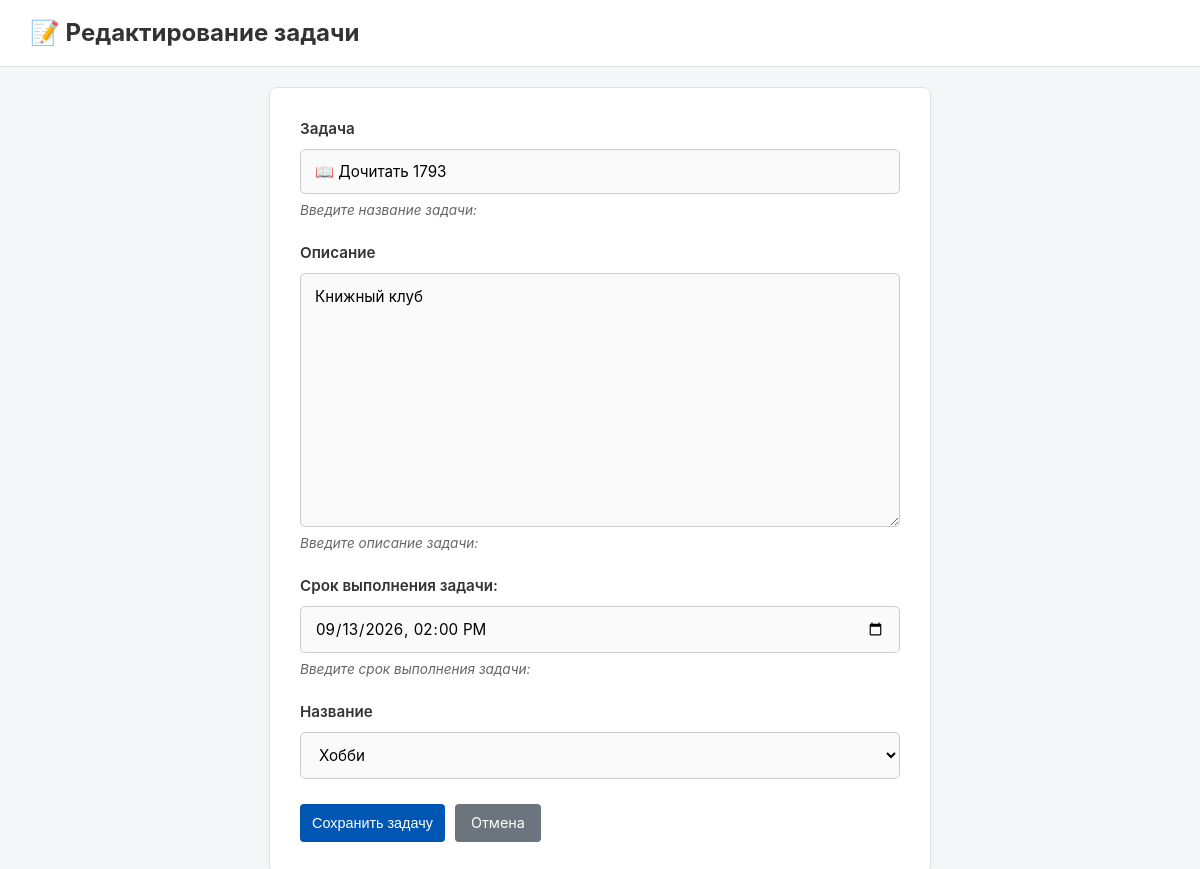
Screenshot of /task/3/edit/ with the database file from the repository.
### todoapp/models.py (models this page shows, shortened)
class Task(models.Model):
    title = models.CharField(
        max_length=200,
        verbose_name="Задача",
        help_text="Введите название задачи:"
    )
    description = models.TextField(
        max_length=500,
        verbose_name="Описание",
        help_text="Введите описание задачи:"
    )
    created_date = models.DateTimeField(
        auto_now_add=True,
        verbose_name="Дата создания задачи:",
        help_text="Введите дату создания задачи:"
    )
    due_date = models.DateTimeField(
        null=True,
        blank=True,
        verbose_name="Срок выполнения задачи:",
        help_text="Введите срок выполнения задачи:"
    )
    is_completed = models.BooleanField(
        default=False,
        verbose_name="Выполнено",
    )
    category_task = models.ForeignKey(
        Category,
        on_delete = models.SET_NULL,
        null=True,
        blank=True,
        verbose_name="Название",
        related_name="tasks", #category.tasks.all
    )
    class Meta:
        verbose_name="Задача"
        verbose_name_plural="Задачи"
        ordering=['is_completed', '-created_date']

### todoapp/views.py (the view, shortened to what this page needs)
# urls.py: path('task/<int:pk>/edit/', views.TaskUpdateView.as_view(), name='task_edit'),
class TaskUpdateView(UpdateView):
    model = Task
    form_class = TaskForm
    template_name = "task_form.html"
    def get_context_data(self, **kwargs):
        context = super().get_context_data(**kwargs)
        context['title'] = f"Редактирование: {self.object.title}"
        context['categories'] = Category.objects.all()
        return context

### todoapp/forms.py
class TaskForm(forms.ModelForm):
    class Meta:
        model = Task
        fields = ['title', 'description', 'due_date', 'category_task']
        widgets = {
            'due_date': forms.DateTimeInput(attrs={'type': 'datetime-local'}),
        }

### todoapp/models.py (called while the page is built)
    def __str__(self):
        return self.name

### templates/task_form.html (shortened to what this page needs)
<!DOCTYPE html>
<html lang="ru">
<head>
    <link rel="stylesheet" href="/static/styles.css">
</head>
<body>
    <div class="header-bar">
        <h2>
            {% if form.instance.pk %}📝 Редактирование задачи{% else %}✨ Создание новой задачи{% endif %}
        </h2>
    </div>
    <div class="main-layout">
        <div class="content-area">
            <div class="form-container">
                <form method="post" novalidate>
                    {% for field in form %}
                        <div class="form-group">
                            <label for="{{ field.id_for_label }}">{{ field.label }}</label>
                            {{ field }}
                            {% if field.help_text %}
                                <small class="help-text">{{ field.help_text }}</small>
                            {% endif %}
                        </div>
                    {% endfor %}
                    <div class="btn-group" style="margin-top: 25px;">
                        <button type="submit" class="btn btn-primary" style="border: none; cursor: pointer; font-weight: 500;">
                            Сохранить задачу
                        </button>
                        <a href="{% url 'todo:index' %}" class="btn btn-secondary">
                            Отмена
                        </a>
                    </div>
                </form>
            </div>
        </div>
    </div>
</body>
</html>

### todoapp/static/styles.css (style rules this page uses)
body { font-family: -apple-system, BlinkMacSystemFont, "Segoe UI", Roboto, Helvetica, Arial, sans-serif; background-color: #f5f6f8; color: #333333; margin: 0; padding: 0; line-height: 1.5; }
.header-bar { background-color: #ffffff; padding: 15px 30px; border-bottom: 1px solid #e0e0e0; margin-bottom: 20px; }
.header-bar h2 { margin: 0; }
.main-layout { display: flex; max-width: 1200px; margin: 0 auto; padding: 0 20px; gap: 20px; }
.content-area { flex-grow: 1; }
.btn-group { display: flex; gap: 10px; }
.btn { padding: 8px 16px; text-decoration: none; border-radius: 4px; font-size: 0.9em; display: inline-block; }
.btn-primary { background-color: #0056b3; color: white; padding: 8px 12px; }
.btn-secondary { background-color: #6c757d; color: white; }
.form-container { background: #ffffff; padding: 30px; border: 1px solid #e0e0e0; border-radius: 8px; box-shadow: 0 4px 6px rgba(0, 0, 0, 0.02); max-width: 600px; margin: 0 auto; }
.form-group { display: flex; flex-direction: column; margin-bottom: 22px; }
.form-group label { font-weight: 600; font-size: 0.95em; color: #333333; margin-bottom: 8px; }
.form-group input[type="text"], .form-group textarea, .form-group select, .form-group input[type="datetime-local"] { width: 100%; padding: 12px 14px; border: 1px solid #cccccc; border-radius: 5px; box-sizing: border-box; font-family: inherit; font-size: 0.95em; background-color: #fafafa; transition: border-color 0.2s, box-shadow 0.2s; }
.form-group textarea { resize: vertical; min-height: 120px; line-height: 1.5; }
.help-text { display: block; font-size: 0.85em; color: #666666; margin-top: 6px; font-style: italic; }

### rows the page displays
Task: form "📖 Дочитать 1793" "Книжный клуб" "09/13/2026 14:00" "Хобби"

### other values shown
{{ field.label }} "Задача" "Описание" "Срок выполнения задачи:" "Название"
{{ field.help_text }} "Введите название задачи:" "Введите описание задачи:" "Введите срок выполнения задачи:"
